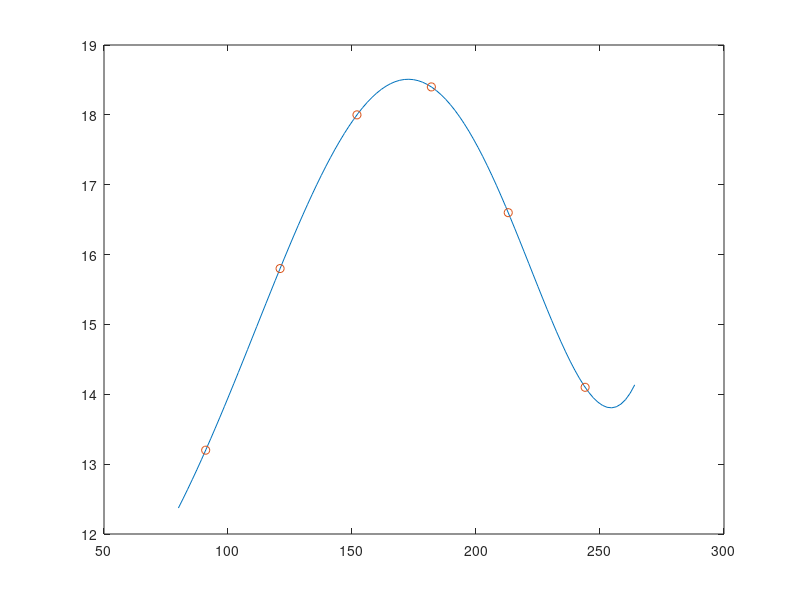

This figure's MATLAB source:
%authors - Ivan Liljeqvist and Filip Martinsson
%version - 2015-04-12

%save starting values in x and y
x=[91 121 152 182 213 244];
y=[13.2 15.8 18.0 18.4 16.6 14.1];

%make the matrix that will correspond to a quadratic polymone

A= [91^5 91^4 91^3 91^2 91 1;
    121^5 121^4 121^3 121^2 121 1;
    152^5 152^4 152^3 152^2 152 1;
    182^5 182^4 182^3 182^2 182 1;
    213^5 213^4 213^3 213^2 213 1;
    244^5 244^4 244^3 244^2 244 1;
    ];

%y values that we know from the beginning
b=y';

%Find the coefficients for the quadratic equation
p=(A'*A)\(A'*b)

%plot everything
%interval in the graph
x1 = linspace(80,264);
%fill in the y values 
y1 = polyval(p,x1);

%plot the line
plot(x1,y1)

hold on

%plot our start values
plot(x,y,'o');
hold off




